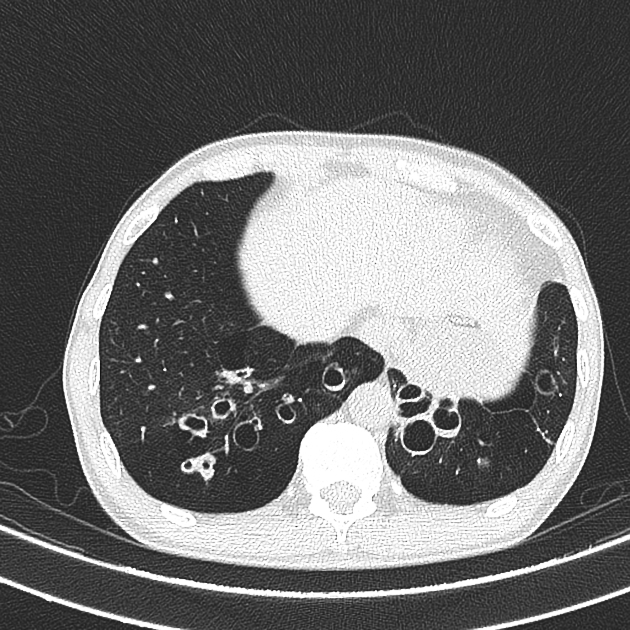
#> input picture ex_02/lung window(image analysis).jpeg, 630 x 630 px
$ jupyter execute image_analysis.ipynb   (shell and % lines are left out)
#> lines starting #> are read from the running program, lines starting #| are printed output that depends on the picture; after the words box and inside, x2 and y2 are one past the last pixel; in counts of white or black regions, pixels touching at a corner belong together; long printed decimals are rounded
[cell 1]
import numpy as np
import cv2
import matplotlib.pyplot as plt
from skimage import data,color,io,img_as_ubyte
from skimage.filters import threshold_otsu
from skimage.segmentation import clear_border
from skimage.measure import label,regionprops
from skimage.morphology import closing,square

[cell 2]
from skimage import data, color
import matplotlib.pyplot as plt

image = io.imread('lung window(image analysis).jpeg')
#> image is the input picture: shape (630, 630); min 19, max 255, mean 111.3

# Check if the image is already RGB
if image.ndim == 2:
    # Convert grayscale to RGB
    image = color.gray2rgb(image)

gray_image = color.rgb2gray(image)

plt.figure(figsize=(6,6))
plt.imshow(gray_image,cmap='gray')
plt.title('Original Image')
plt.axis('off')
plt.show()

[cell 3]
resized_image=cv2.resize(gray_image,(256,256))
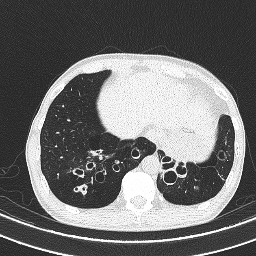
#> resized_image: shape (256, 256) float64; min 0.103, max 1, mean 0.436
denoised_image= cv2.GaussianBlur(resized_image,(5,5),0)
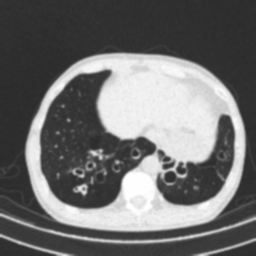
#> denoised_image: shape (256, 256) float64; min 0.17, max 1, mean 0.436
contrast_image=cv2.equalizeHist(img_as_ubyte(denoised_image))
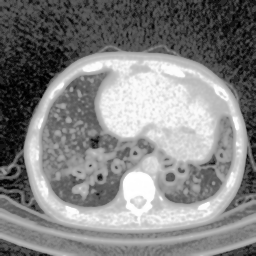
#> contrast_image: shape (256, 256); min 0, max 255, mean 131.1
plt.figure(figsize=(6,6))
plt.imshow(contrast_image,cmap='gray')
plt.title('Preprocessed Image')
plt.axis('off')
plt.show()

[cell 4]
from skimage.morphology import closing, footprint_rectangle

thresh = threshold_otsu(contrast_image)
#> thresh = 128
binary_image = closing(contrast_image > thresh, footprint_rectangle((3, 3)))
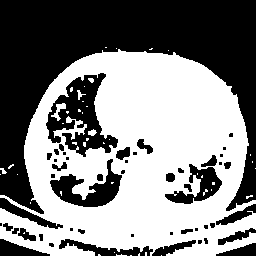
#> binary_image: shape (256, 256) bool; 51.6% white; 50 black regions (20 under 20 px), largest, box (x1, y1, x2, y2) and area: (0, 0, 256, 214) 22750, (46, 73, 118, 157) 2736, (50, 159, 122, 207) 1435
cleared = clear_border(binary_image)
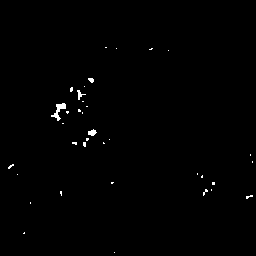
#> cleared: shape (256, 256) bool; 0.56% white; 36 white regions (32 under 20 px)
label_image = label(cleared)
#> label_image: shape (256, 256) int32; 37 distinct labels, from 0 to 36
plt.figure(figsize=(6,6))
plt.imshow(label_image,cmap='nipy_spectral')
plt.title('Segmented Image')
plt.axis('off')
plt.show()

[cell 5]
regions=regionprops(label_image)
#> regions = 36 regions; largest, box (x1, y1, x2, y2) and area: (51, 103, 66, 121) 102, (88, 129, 97, 136) 41, (77, 90, 86, 100) 34, (88, 78, 94, 83) 22, (203, 189, 208, 196) 15
for region in regions:
    if region.area>=100:
        print(f'Region {region.label}:Area={region.area},Perimeter={region.perimeter}')
#> this loop made 36 passes
#| Region 10:Area=102.0,Perimeter=59.592
plt.figure(figsize=(6,6))
plt.imshow(label_image,cmap='nipy_spectral')
for region in regions:
    if region.area>=100:
        minr,minc,maxr,maxc=region.bbox
        rect=plt.Rectangle((minc,minr),maxc-minc,maxr-minr,fill=False,edgecolor='red',linewidth=2)
        plt.gca().add_patch(rect)
#> this loop made 36 passes
#> (minr, minc, maxr, maxc) on pass 10: (103, 51, 121, 66)
plt.title('Feature Extraction')
plt.axis('off')
plt.show()
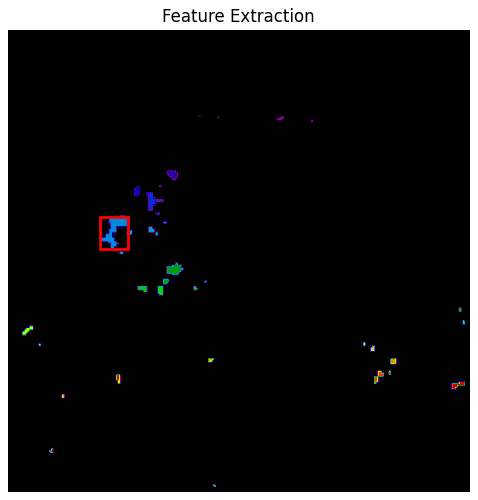
#> figure drawn by matplotlib, 1 panel

[cell 6]
for region in regions:
    if region.area>200:
        print(f'Detected Region {region.label}: Area={region.area},perimeter={region.perimeter}')
        minr,minc,maxr,maxc=region.bbox
        cv2.rectangle(contrast_image,(minc,minr),(maxc,maxr),(255,0,0),2)
plt.figure(figsize=(6,6))
plt.imshow(contrast_image,cmap='gray')
plt.title('Detected Regions')
plt.axis('off')
plt.show()

[cell 7]
import cv2
import numpy as np
from skimage.feature import canny
from skimage.measure import label, regionprops
import matplotlib.pyplot as plt

#Generate synthetic biomedical images (grayscale)
images = [np.random.rand (100, 100) for _ in range (100)]

#Preprocessing (Gaussian blur)
preprocessed_images = [cv2.GaussianBlur (img, (5, 5), 0) for img in images]
#> preprocessed_images = 100 items

#Segmentation (Canny edge detection)
edges = [canny (img) for img in preprocessed_images]
#> edges = 100 items

# Feature extraction and detection (region properties)
features= [regionprops (label (edge)) for edge in edges]
#> features = 100 items

#Display sample image, edges, and detected features

fig, ax = plt.subplots(1, 3, figsize=(12, 4))
ax[0].imshow(images [0], cmap='gray')
ax[0].set_title('Original Image')
ax[1].imshow(edges [0], cmap='gray')
ax[1].set_title('Edge Detection')
ax[2].imshow(images [0], cmap='gray')

for region in features [0]:
    minr, minc, maxr, maxc = region.bbox
    rect = plt.Rectangle ((minc, minr), maxc - minc, maxr - minr, edgecolor='red')
    ax [2].add_patch (rect)
#> this loop made 86 passes
#> (minr, minc, maxr, maxc) on passes 1 to 12: (1, 1, 27, 15), (1, 1, 99, 99), (1, 20, 11, 27), (1, 27, 15, 41), (1, 42, 3, 46), (1, 45, 13, 49), (1, 53, 2, 55), (1, 58, 4, 61), (1, 61, 13, 67), (1, 65, 3, 67), (1, 89, 4, 93), (1, 95, 12, 99)

ax[2].set_title('Feature Detection')
plt.tight_layout()
plt.show()
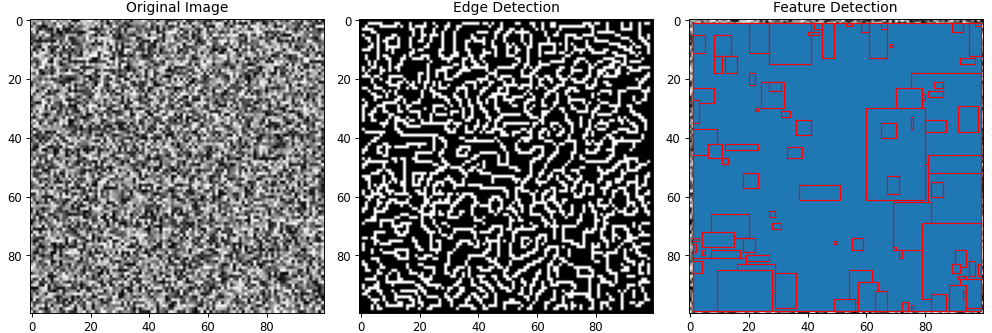
#> figure drawn by matplotlib, 3 panels
